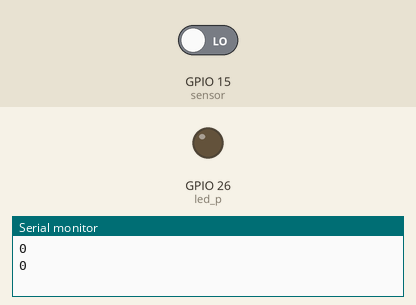
Bench run of a sketch on a simulated ESP32. Shown: output pins drawn as LEDs (lit = HIGH), the last lines printed to the serial monitor. The test bench sets the inputs (shaded band); at power-on: GPIO 15 (sensor) LOW.

Above: at 2.8 s.
2.9 s: GPIO 15 (sensor) driven HIGH
At 4.9 s:
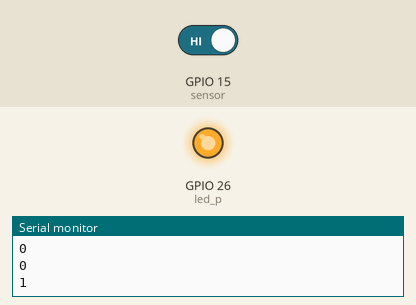
5.5 s: GPIO 15 (sensor) driven LOW
At 8.4 s:
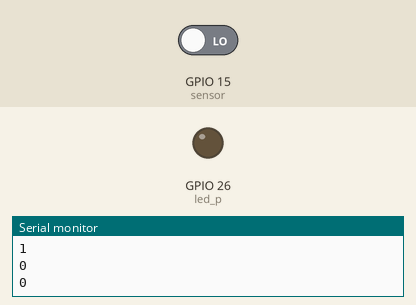
Timing chart, 0 to 9.9 s (numbered marks = the images above; inputs shaded):
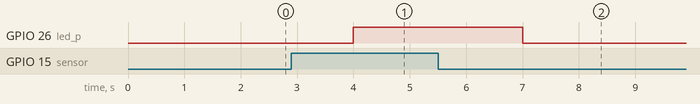

Measured:
- after the input at 2.9 s, GPIO 26 (led_p): LOW → HIGH after 1.1 s
- after the input at 5.5 s, GPIO 26 (led_p): HIGH → LOW after 1.5 s

The sketch:

7_motion.ino
```cpp
#define sensor 15
#define led_p 26

int fre = 8000;
int ch = 0;
int led = 0;
int res = 8;

void setup() {
  // put your setup code here, to run once:
  ledcSetup(led, fre, res);
  ledcAttachPin(led_p, led);
  pinMode(sensor, INPUT);
  Serial.begin(115200);
}

void loop() {
  // put your main code here, to run repeatedly:
  int val = digitalRead(sensor);
  delay(1000);
  Serial.println(val);

  if (val > 0){
    ledcWrite(led, 255);
  }
  else {
    ledcWrite(led, 0);
  }
}
```
